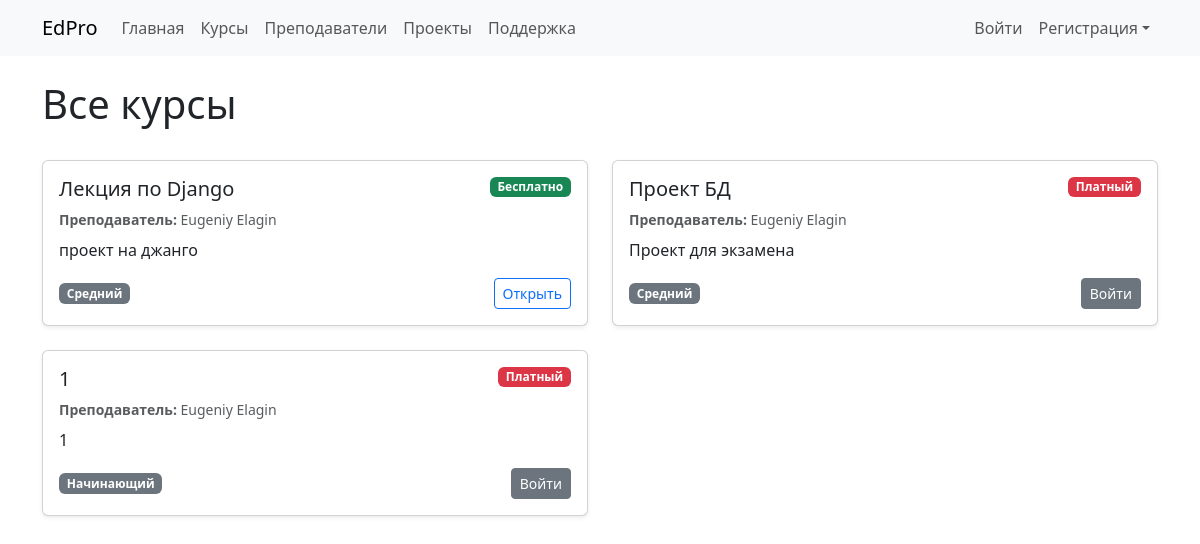
The app's page /courses/, older data.
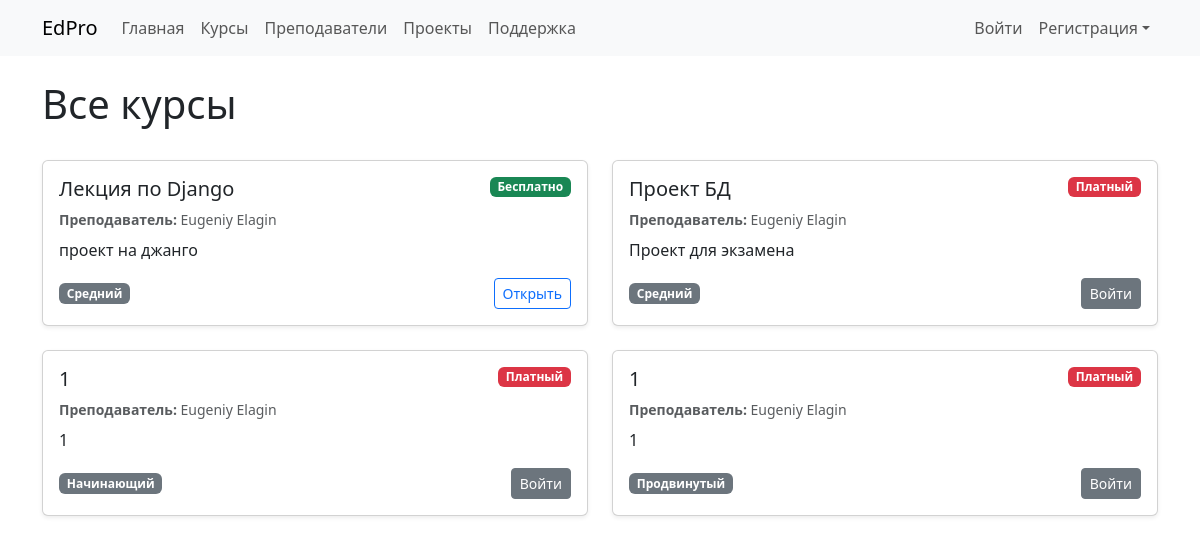
The same page, newer data.
### main/models.py (models this page shows, shortened)
class Course(models.Model):
    LEVEL_CHOICES = [
        ('beginner', 'Начинающий'),
        ('intermediate', 'Средний'),
        ('advanced', 'Продвинутый'),
    ]
    title = models.CharField(max_length=200)
    description = models.TextField()
    tutor = models.ForeignKey(Tutor, on_delete=models.CASCADE, related_name='courses')
    price = models.DecimalField(max_digits=10, decimal_places=2)
    level = models.CharField(max_length=20, choices=LEVEL_CHOICES)
    is_free = models.BooleanField(default=False)
    created_at = models.DateTimeField(auto_now_add=True)

class Tutor(models.Model):
    user = models.OneToOneField(User, on_delete=models.CASCADE, related_name='tutor_profile')
    bio = models.TextField(max_length=1000, blank=True)
    expertise = models.CharField(max_length=200)

### main/views.py (the view)
# urls.py: path('courses/', views.CourseListView.as_view(), name='courses'),
class CourseListView(ListView):
    model = Course
    template_name = 'main/courses.html'
    context_object_name = 'courses'
    def get_context_data(self, **kwargs):
        context = super().get_context_data(**kwargs)
        if self.request.user.is_authenticated:
            enrolled_ids = Enrollment.objects.filter(
                student=self.request.user
            ).values_list('course_id', flat=True)
            context['enrolled_course_ids'] = set(enrolled_ids)
        else:
            context['enrolled_course_ids'] = set()
        return context

### main/context_processors.py (called while the page is built)
def user_role(request):
    if request.user.is_authenticated:
        is_tutor = hasattr(request.user, 'tutor_profile')
    else:
        is_tutor = False
    return {'is_tutor': is_tutor}

### main/templates/main/courses.html (shortened to what this page needs)
{% extends "base.html" %}
{% block content %}
<div class="d-flex justify-content-between align-items-center mb-4">
    <h1>Все курсы</h1>
</div>
{% if courses %}
    <div class="row row-cols-1 row-cols-md-2 g-4">
        {% for course in courses %}
        <div class="col">
            <div class="card h-100 shadow-sm">
                <div class="card-body d-flex flex-column">
                    <div class="d-flex justify-content-between align-items-start mb-2">
                        <h5 class="card-title mb-0">{{ course.title }}</h5>
                        {% if course.is_free %}
                            <span class="badge bg-success">Бесплатно</span>
                        {% else %}
                            <span class="badge bg-danger">Платный</span>
                        {% endif %}
                    </div>
                    <p class="card-text text-muted small mb-2">
                        <strong>Преподаватель:</strong> {{ course.tutor.user.get_full_name|default:course.tutor.user.username }}
                    </p>
                    <p class="card-text mb-3">{{ course.description|truncatewords:30 }}</p>
                    <div class="mt-auto d-flex justify-content-between align-items-center">
                        <span class="badge bg-secondary">{{ course.get_level_display }}</span>
                        {% if course.is_free %}
                            <a href="{% url 'course_detail' course.id %}" class="btn btn-outline-primary btn-sm">Открыть</a>
                        {% else %}
                            {% if course.id in enrolled_course_ids %}
                                <a href="{% url 'course_detail' course.id %}" class="btn btn-primary btn-sm">Открыт</a>
                            {% elif user.is_authenticated %}
                                <a href="{% url 'enroll_in_course' course.id %}" class="btn btn-success btn-sm">Записаться</a>
                            {% else %}
                                <a href="{% url 'login' %}" class="btn btn-secondary btn-sm">Войти</a>
                            {% endif %}
                        {% endif %}
                    </div>
                </div>
            </div>
        </div>
        {% endfor %}
    </div>
{% else %}
    <div class="alert alert-info">
        Курсы ещё не добавлены. Станьте преподавателем и создайте первый курс!
    </div>
{% endif %}
{% endblock %}

Row changes from the older to the newer data that the page shows:
added Course: title "1", is_free "Платный", tutor.user.get_full_name "Eugeniy Elagin", description "1", level "Продвинутый"
